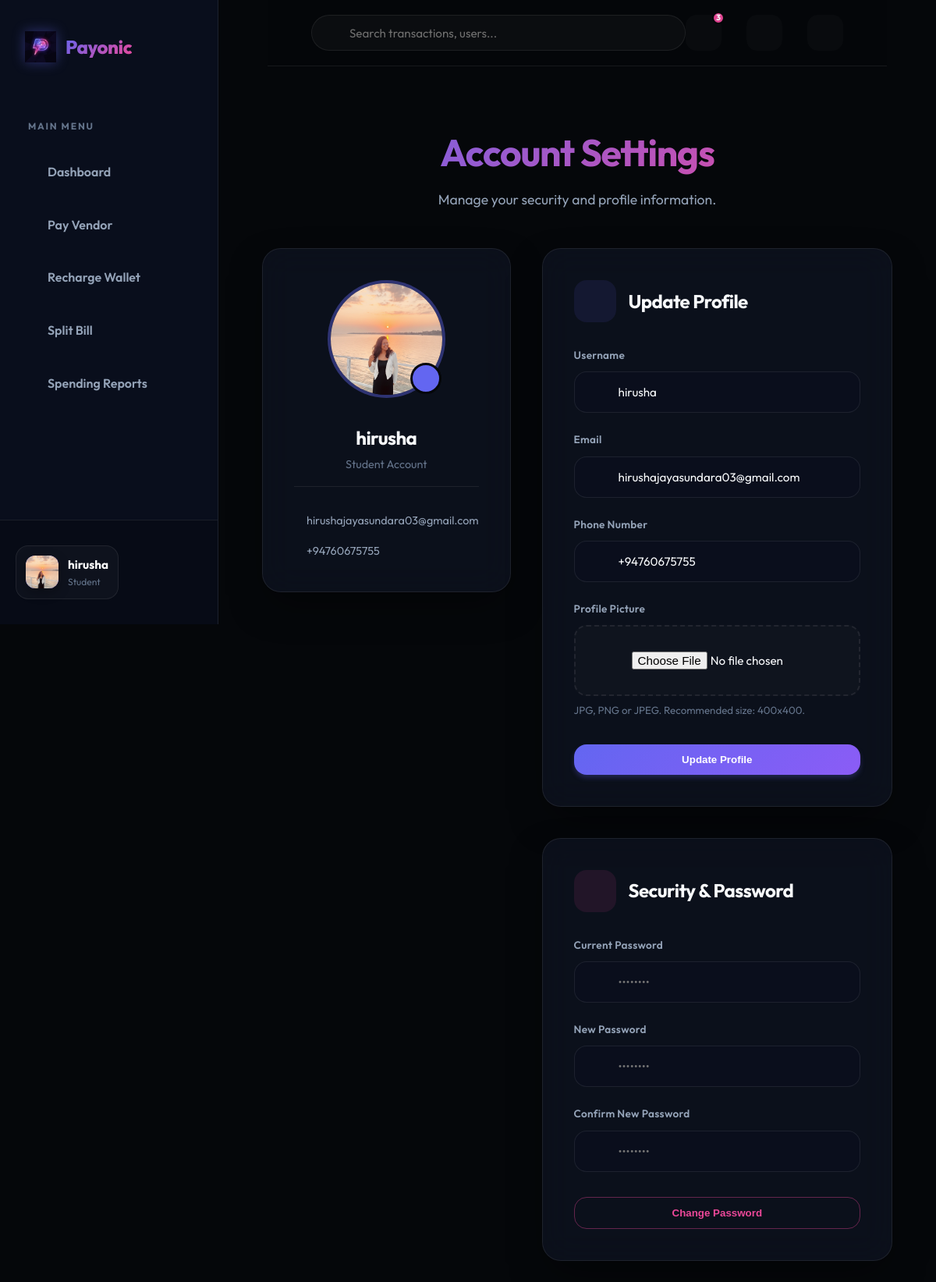
Page /settings (signed in) on the committed database.
### app/models.py (models this page shows, shortened)
class User(UserMixin, db.Model):
    id = db.Column(db.Integer, primary_key=True)
    username = db.Column(db.String(64), index=True, unique=True, nullable=False)
    email = db.Column(db.String(120), index=True, unique=True, nullable=False)
    password_hash = db.Column(db.String(128))
    role = db.Column(db.String(20), nullable=False)  # student, vendor, admin
    is_active_user = db.Column(db.Boolean, default=True)
    phone_number = db.Column(db.String(20))
    registration_number = db.Column(db.String(50)) # For students
    student_id = db.Column(db.String(20)) # Internal ID
    vendor_name = db.Column(db.String(100)) # For vendors
    business_name = db.Column(db.String(100)) # For vendors
    business_type = db.Column(db.String(50)) # For vendors
    is_approved_vendor = db.Column(db.Boolean, default=False)
    profile_pic = db.Column(db.String(255))
    merchant_id = db.Column(db.String(50), unique=True)
    bank_name = db.Column(db.String(100))
    account_number = db.Column(db.String(50))
    account_holder_name = db.Column(db.String(100))
    wallet = db.relationship('Wallet', backref='owner', uselist=False, lazy=True)
    sent_transactions = db.relationship('Transaction', foreign_keys='Transaction.sender_id', backref='sender', lazy='dynamic')
    received_transactions = db.relationship('Transaction', foreign_keys='Transaction.receiver_id', backref='receiver', lazy='dynamic')
    qr_codes = db.relationship('QRCode', backref='vendor', lazy='dynamic')
    payout_requests = db.relationship('PayoutRequest', foreign_keys='PayoutRequest.vendor_id', backref='vendor', lazy='dynamic')
    two_factor_enabled = db.Column(db.Boolean, default=False)
    otp_secret = db.Column(db.String(32))
    low_balance_threshold = db.Column(db.Float, default=100.0) # LKR
    refund_requests = db.relationship('RefundRequest', foreign_keys='RefundRequest.user_id', backref='requester', lazy='dynamic')
    budgets = db.relationship('Budget', backref='user', lazy='dynamic')
    created_bills = db.relationship('SplitBill', backref='creator', lazy='dynamic')
    split_participations = db.relationship('SplitBillParticipant', backref='user', lazy='dynamic')
    notifications = db.relationship('Notification', backref='user', lazy='dynamic')
    @property
    def is_active(self):
        return self.is_active_user
    @property
    def unread_notification_count(self):
        return self.notifications.filter_by(is_read=False).count()

### app/main/routes.py (the view, shortened to what this page needs)
@bp.route('/settings', methods=['GET', 'POST'])
@login_required
def settings():
    profile_form = UpdateProfileForm(obj=current_user)
    password_form = ChangePasswordForm()
    return render_template('main/settings.html', title='Settings', profile_form=profile_form, password_form=password_form)

### app/main/forms.py
class UpdateProfileForm(FlaskForm):
    username = StringField('Username', validators=[DataRequired()])
    email = StringField('Email', validators=[DataRequired(), Email()])
    phone_number = StringField('Phone Number')
    profile_pic = FileField('Update Profile Picture', validators=[FileAllowed(['jpg', 'png', 'jpeg'], 'Images only!')])
    submit = SubmitField('Update Profile')

class ChangePasswordForm(FlaskForm):
    old_password = PasswordField('Current Password', validators=[DataRequired()])
    password = PasswordField('New Password', validators=[DataRequired(), Length(min=6)])
    confirm_password = PasswordField('Confirm New Password', validators=[DataRequired(), EqualTo('password')])
    submit = SubmitField('Change Password')

### app/models.py (called while the page is built)
@login.user_loader
def load_user(id):
    return User.query.get(int(id))

### app/templates/main/settings.html (shortened to what this page needs)
{% extends "base.html" %}
{% block content %}
<div style="max-width: 900px; margin: 0 auto; padding-top: 2rem;">
    <div style="margin-bottom: 3rem; text-align: center;">
        <h1 class="text-gradient" style="font-size: 3rem; margin-bottom: 0.5rem;">Account Settings</h1>
        <p style="color: var(--text-muted); font-size: 1.1rem;">Manage your security and profile information.</p>
    </div>
    <div style="display: grid; grid-template-columns: 1fr 1.5fr; gap: 2.5rem; align-items: start;">
        <div class="glass-panel" style="padding: 2.5rem; text-align: center;">
            <div style="position: relative; width: 151px; height: 151px; margin: 0 auto 2rem;">
                <div
                    style="width: 151px; height: 151px; border-radius: 50%; overflow: hidden; border: 4px solid var(--primary-glow); background: var(--bg-card); display: flex; align-items: center; justify-content: center;">
                    {% if current_user.profile_pic %}
                    <img src="{{ url_for('static', filename=current_user.profile_pic) }}" alt="Profile"
                        style="width: 100%; height: 100%; object-fit: cover;">
                    {% else %}
                    <span style="font-size: 4rem; font-weight: 700; color: var(--primary);">{{ current_user.username[0]
                        | upper }}</span>
                    {% endif %}
                </div>
                <div
                    style="position: absolute; bottom: 5px; right: 5px; width: 40px; height: 40px; border-radius: 50%; background: var(--primary); border: 3px solid var(--bg-deep); display: flex; align-items: center; justify-content: center; color: white; cursor: pointer;">
                </div>
            </div>
            <h3 style="font-size: 1.5rem; margin-bottom: 0.25rem;">{{ current_user.username }}</h3>
            <p
                style="color: var(--text-dim); font-size: 0.9rem; margin-bottom: 2rem; border-bottom: 1px solid var(--border); padding-bottom: 1rem;">
                {{ current_user.role | capitalize }} Account</p>
            <div style="text-align: left;">
                <div
                    style="display: flex; align-items: center; gap: 1rem; margin-bottom: 1rem; color: var(--text-muted);">
                    <span style="font-size: 0.9rem;">{{ current_user.email }}</span>
                </div>
                <div style="display: flex; align-items: center; gap: 1rem; color: var(--text-muted);">
                    <span style="font-size: 0.9rem;">{{ current_user.phone_number or 'Not set' }}</span>
                </div>
            </div>
        </div>
        <div>
            <div class="glass-panel" style="padding: 2.5rem; margin-bottom: 2.5rem;">
                <div style="display: flex; align-items: center; gap: 1rem; margin-bottom: 2rem;">
                    <div class="feature-icon-wrapper"
                        style="color: var(--primary); background: rgba(99, 102, 241, 0.1); margin-bottom: 0;">
                    </div>
                    <h2 style="font-size: 1.5rem; margin-bottom: 0;">Update Profile</h2>
                </div>
                <form action="" method="post" enctype="multipart/form-data">
                    <div class="form-group">
                        <label class="form-label">{{ profile_form.username.label }}</label>
                        <div class="input-icon-wrapper">
                            {{ profile_form.username(class="form-control") }}
                        </div>
                    </div>
                    <div class="form-group">
                        <label class="form-label">{{ profile_form.email.label }}</label>
                        <div class="input-icon-wrapper">
                            {{ profile_form.email(class="form-control") }}
                        </div>
                    </div>
                    <div class="form-group">
                        <label class="form-label">{{ profile_form.phone_number.label }}</label>
                        <div class="input-icon-wrapper">
                            {{ profile_form.phone_number(class="form-control") }}
                        </div>
                    </div>
                    <div class="form-group">
                        <label class="form-label">Profile Picture</label>
                        <div class="input-icon-wrapper"
                            style="border: 2px dashed var(--border); padding: 1rem; border-radius: 1rem; background: rgba(255,255,255,0.02);">
                            {{ profile_form.profile_pic(class="form-control", style="border: none; background:
                            transparent;") }}
                        </div>
                        <small style="color: var(--text-dim); margin-top: 0.5rem; display: block;">JPG, PNG or JPEG.
                            Recommended size: 400x400.</small>
                    </div>
                    <div style="margin-top: 2rem;">
                        {{ profile_form.submit(class="btn btn-primary", style="width: 100%; border-radius: 1rem;") }}
                    </div>
                </form>
            </div>
            <div class="glass-panel" style="padding: 2.5rem;">
                <div style="display: flex; align-items: center; gap: 1rem; margin-bottom: 2rem;">
                    <div class="feature-icon-wrapper"
                        style="color: var(--secondary); background: rgba(236, 72, 153, 0.1); margin-bottom: 0;">
                    </div>
                    <h2 style="font-size: 1.5rem; margin-bottom: 0;">Security & Password</h2>
                </div>
                <form action="" method="post">
                    <div class="form-group">
                        <label class="form-label">{{ password_form.old_password.label }}</label>
                        <div class="input-icon-wrapper">
                            {{ password_form.old_password(class="form-control", placeholder="••••••••") }}
                        </div>
                    </div>
                    <div class="form-group">
                        <label class="form-label">{{ password_form.password.label }}</label>
                        <div class="input-icon-wrapper">
                            {{ password_form.password(class="form-control", placeholder="••••••••") }}
                        </div>
                    </div>
                    <div class="form-group">
                        <label class="form-label">{{ password_form.confirm_password.label }}</label>
                        <div class="input-icon-wrapper">
                            {{ password_form.confirm_password(class="form-control", placeholder="••••••••") }}
                        </div>
                    </div>
                    <div style="margin-top: 2rem;">
                        {{ password_form.submit(class="btn btn-outline", style="width: 100%; border-radius: 1rem; color:
                        var(--secondary); border-color: var(--secondary-glow);") }}
                    </div>
                </form>
            </div>
        </div>
    </div>
</div>
{% endblock %}

### app/templates/base.html (shortened to what this page needs)
<!doctype html>
<html lang="en">
<head>
  <link rel="stylesheet" href="{{ url_for('static', filename='css/style.css') }}">
  <link href="https://cdn.jsdelivr.net/npm/remixicon@3.5.0/fonts/remixicon.css" rel="stylesheet">
</head>
<body>
  {% set is_portal = current_user.is_authenticated %}
  <div class="{{ 'portal-layout' if is_portal else 'landing-layout' }}">
    {% if is_portal %}
    <aside class="sidebar">
      <div class="sidebar-brand">
        <a href="{{ url_for('main.index') }}" class="nav-brand">
          <img src="{{ url_for('static', filename='img/payonic_logo.png') }}" alt="Payonic Logo">
          <span class="text-gradient">Payonic</span>
        </a>
      </div>
      <nav class="sidebar-nav">
        <div class="nav-section">Main Menu</div>
        <a href="{{ url_for('main.dashboard' if current_user.role == 'student' else ('vendor.dashboard' if current_user.role == 'vendor' else 'admin.dashboard')) }}"
          class="sidebar-link {{ 'active' if request.endpoint in ['main.dashboard', 'vendor.dashboard', 'admin.dashboard'] }}">
           Dashboard
        </a>
        {% if current_user.role == 'student' %}
        <a href="{{ url_for('main.pay') }}" class="sidebar-link {{ 'active' if request.endpoint == 'main.pay' }}">
           Pay Vendor
        </a>
        <a href="{{ url_for('main.topup') }}" class="sidebar-link {{ 'active' if request.endpoint == 'main.topup' }}">
           Recharge Wallet
        </a>
        <a href="{{ url_for('main.split_bill') }}"
          class="sidebar-link {{ 'active' if request.endpoint == 'main.split_bill' }}">
           Split Bill
        </a>
        <a href="{{ url_for('main.reports') }}"
          class="sidebar-link {{ 'active' if request.endpoint == 'main.reports' }}">
           Spending Reports
        </a>
        {% endif %}
      </nav>
      <div class="sidebar-footer">
        <div class="user-pill">
          <div class="user-avatar"
            style="overflow: hidden; display: flex; align-items: center; justify-content: center;">
            {% if current_user.profile_pic %}
            <img src="{{ url_for('static', filename=current_user.profile_pic) }}" alt="P"
              style="width: 100%; height: 100%; object-fit: cover;">
            {% else %}
            {{ current_user.username[0]|upper }}
            {% endif %}
          </div>
          <div class="user-info">
            <div class="user-name">{{ current_user.username }}</div>
            <div class="user-role">{{ current_user.role }}</div>
          </div>
        </div>
        <a href="{{ url_for('auth.logout') }}" class="logout-btn" title="Logout">
        </a>
      </div>
    </aside>
    {% endif %}
    <main class="{{ 'main-wrapper' if is_portal else 'landing-main' }}">
      {% if is_portal %}
      <header class="portal-header">
        <div class="header-search">
          <input type="text" placeholder="Search transactions, users...">
        </div>
        <div class="header-actions">
          <a href="{{ url_for('main.notifications') }}" class="action-icon">
            {% if current_user.unread_notification_count > 0 %}
            <span class="badge">{{ current_user.unread_notification_count }}</span>
            {% endif %}
          </a>
          <button id="theme-toggle" class="action-icon"
            style="border: none; cursor: pointer; color: var(--text-dim); outline: none;">
          </button>
          <a href="{{ url_for('main.settings') }}" class="action-icon">
          </a>
        </div>
      </header>
      {% endif %}
      <div class="{{ 'portal-content' if is_portal else 'container landing-content' }}">
        {% block content %}{% endblock %}
      </div>
    </main>
  </div>
</body>
</html>

### rows in the picture
User: profile_pic (picture), username "hirusha", role "Student", email "hirushajayasundara03@gmail.com", phone_number "+94760675755"

### other values in the picture
{{ current_user.unread_notification_count }} "3"
{{ profile_form.username.label }} "Username"
{{ profile_form.email.label }} "Email"
{{ profile_form.phone_number.label }} "Phone Number"
{{ password_form.old_password.label }} "Current Password"
{{ password_form.password.label }} "New Password"
{{ password_form.confirm_password.label }} "Confirm New Password"
